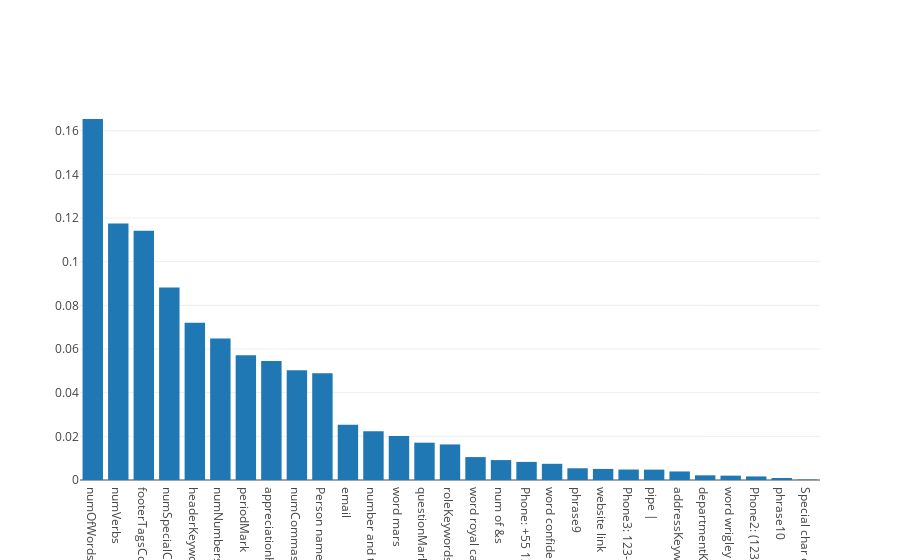
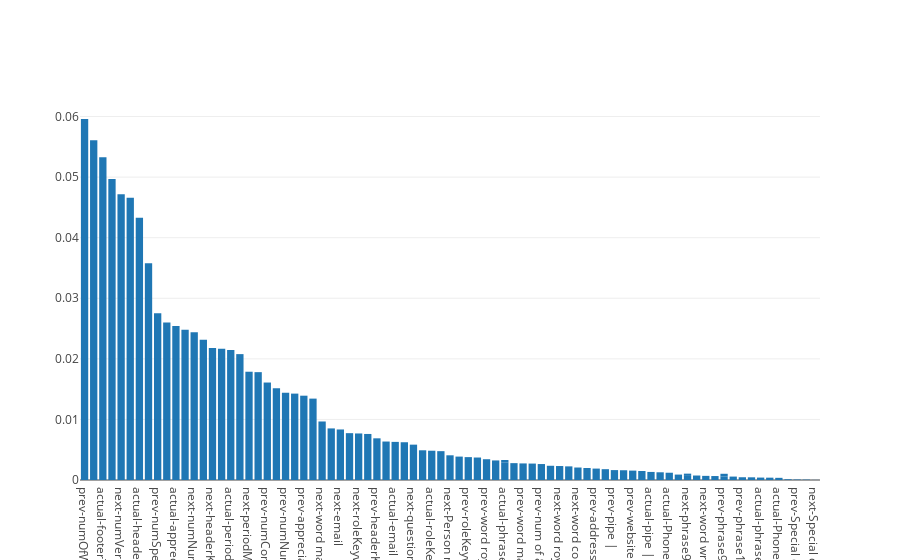
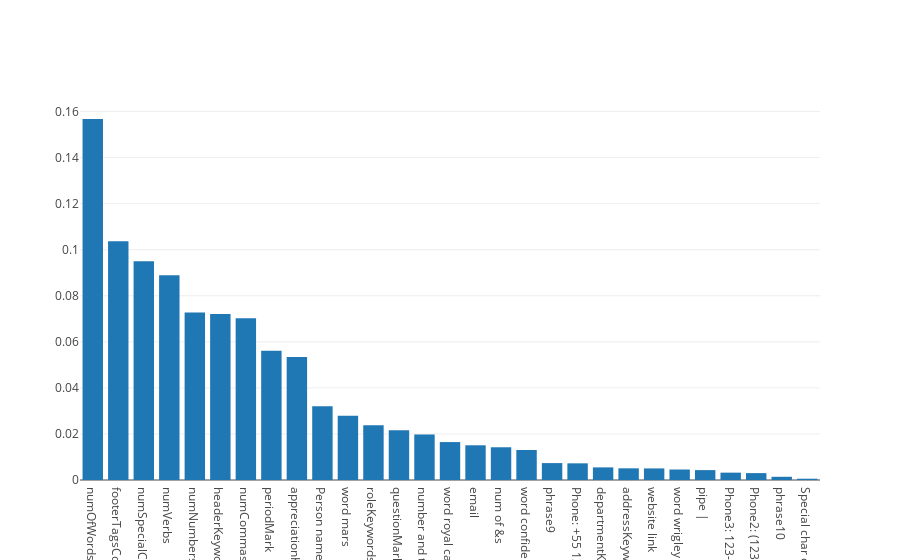

Notebook cell for these charts, in order:
### Code cell
modelBinarySeq, clsList = binaryClassification(dfBinomialSeqDf)
modelBinary, clsList = binaryClassification(dfBinomialDf)

### Figure 1 — Plotly figure (JSON) as saved in the notebook; plotly's stock layout.template omitted (floating-point values rounded to 4 significant figures)
{"data": [{"type": "bar", "uid": "71e4d80d-6796-4af8-8088-864248f4806a", "x": ["numOfWords", "numVerbs", "footerTagsCount", "numSpecialChars", "headerKeyword", "numNumbers", "periodMark", "appreciationKeywords", "numCommas", "Person name", "email", "number and text", "word mars", "questionMark", "roleKeywords", "word royal canin", "num of &s", "Phone: +55 131231231", "word confidentiality", "phrase9", "website link", "Phone3: 123-456-789", "pipe |", "addressKeyword", "departmentKeyword", "word wrigley", "Phone2: (123) 456789", "phrase10", "Special char only"], "y": [0.1653, 0.1175, 0.1141, 0.08813, 0.07197, 0.06479, 0.05714, 0.05446, 0.05031, 0.04889, 0.02536, 0.02235, 0.02013, 0.01709, 0.01629, 0.0105, 0.009126, 0.008292, 0.007415, 0.005376, 0.005072, 0.004795, 0.004755, 0.00391, 0.002137, 0.001987, 0.001637, 0.0009159, 0.0002204]}], "layout": {}}

### Figure 2 — Plotly figure (JSON) as saved in the notebook; plotly's stock layout.template omitted (floating-point values rounded to 4 significant figures)
{"data": [{"type": "bar", "uid": "9242534c-8756-4ac8-8027-0137369cf1b3", "x": ["prev-numOfWords", "actual-numOfWords", "actual-footerTagsCount", "next-numOfWords", "next-numVerbs", "next-footerTagsCount", "actual-headerKeyword", "actual-numSpecialChars", "prev-numSpecialChars", "actual-numNumbers", "actual-appreciationKeywords", "next-numSpecialChars", "next-numNumbers", "actual-Person name", "next-headerKeyword", "prev-Person name", "actual-periodMark", "actual-numCommas", "next-periodMark", "prev-periodMark", "prev-numCommas", "next-appreciationKeywords", "prev-numNumbers", "prev-footerTagsCount", "prev-appreciationKeywords", "next-numCommas", "next-word mars", "actual-number and text", "next-email", "actual-word mars", "next-roleKeywords", "next-number and text", "prev-headerKeyword", "actual-questionMark", "actual-email", "prev-number and text", "next-questionMark", "prev-questionMark", "actual-roleKeywords", "actual-word royal canin", "next-Person name", "actual-word confidentiality", "prev-roleKeywords", "next-num of &s", "prev-word royal canin", "next-Phone: +55 131231231", "actual-phrase9", "actual-num of &s", "prev-word mars", "prev-Phone: +55 131231231", "prev-num of &s", "actual-Phone: +55 131231231", "next-word royal canin", "actual-website link", "next-word confidentiality", "prev-Phone3: 123-456-789", "prev-addressKeyword", "next-pipe |", "prev-pipe |", "next-Phone3: 123-456-789", "prev-website link", "prev-word confidentiality", "actual-pipe |", "next-website link", "actual-Phone3: 123-456-789", "prev-Phone2: (123) 456789", "next-phrase9", "actual-word wrigley", "next-word wrigley", "actual-departmentKeyword", "prev-phrase9", "prev-word wrigley", "prev-phrase10", "prev-departmentKeyword", "prev-phrase9", "actual-phrase10", "next-Phone2: (123) 456789", "actual-phrase9", "actual-Phone2: (123) 456789", "next-phrase9", "actual-Special char only", "prev-Special char only", "next-phrase10", "next-Special char only", "prev-phrase9", "next-phrase9", "actual-phrase9"], "y": [0.05959, 0.05607, 0.05328, 0.04969, 0.04717, 0.04661, 0.04329, 0.03578, 0.02754, 0.02599, 0.02541, 0.02481, 0.02441, 0.02316, 0.0218, 0.02165, 0.02146, 0.02078, 0.01787, 0.0178, 0.01609, 0.01514, 0.01439, 0.01426, 0.01392, 0.01344, 0.009658, 0.008516, 0.008341, 0.007732, 0.007682, 0.0076, 0.006881, 0.006351, 0.006292, 0.006233, 0.005835, 0.004904, 0.004833, 0.00476, 0.004078, 0.003865, 0.003776, 0.00371, 0.00343, 0.00323, 0.002925, 0.002783, 0.002737, 0.002712, 0.002632, 0.002349, 0.002306, 0.002249, 0.00206, 0.001985, 0.001883, 0.001787, 0.001635, 0.001611, 0.00155, 0.001489, 0.001333, 0.001272, 0.001199, 0.000895, 0.0008049, 0.0007397, 0.0006826, 0.0006539, 0.0006043, 0.0005647, 0.0004549, 0.0004438, 0.0004227, 0.0003989, 0.0003845, 0.0003754, 0.0003574, 0.0002436, 0.0001227, 8.245e-05, 6.21e-05, 1.529e-05, 0, 0, 0]}], "layout": {}}

### Figure 3 — Plotly figure (JSON) as saved in the notebook; plotly's stock layout.template omitted (floating-point values rounded to 4 significant figures)
{"data": [{"type": "bar", "uid": "b65df84d-f45d-4d1c-8efa-5f422da6592a", "x": ["numOfWords", "footerTagsCount", "numSpecialChars", "numVerbs", "numNumbers", "headerKeyword", "numCommas", "periodMark", "appreciationKeywords", "Person name", "word mars", "roleKeywords", "questionMark", "number and text", "word royal canin", "email", "num of &s", "word confidentiality", "phrase9", "Phone: +55 131231231", "departmentKeyword", "addressKeyword", "website link", "word wrigley", "pipe |", "Phone3: 123-456-789", "Phone2: (123) 456789", "phrase10", "Special char only"], "y": [0.1568, 0.1037, 0.09499, 0.08896, 0.07272, 0.07212, 0.07027, 0.0561, 0.05338, 0.03208, 0.02791, 0.02373, 0.02156, 0.01977, 0.01647, 0.01508, 0.01421, 0.01303, 0.007345, 0.007241, 0.005474, 0.005076, 0.005022, 0.004555, 0.004299, 0.003192, 0.002992, 0.00139, 0.0005557]}], "layout": {}}
